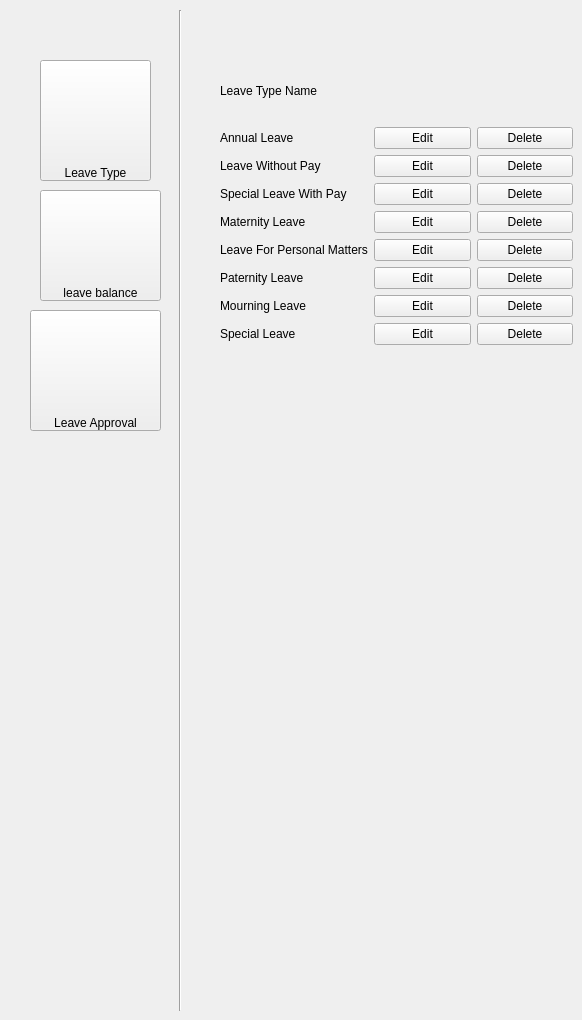
      <widget class="QWidget" name="page_2">
       <widget class="Line" name="line_25">
        <property name="geometry">
         <rect>
          <x>170</x>
          <y>10</y>
          <width>21</width>
          <height>1001</height>
         </rect>
        </property>
        <property name="styleSheet">
         <string notr="true"/>
        </property>
        <property name="orientation">
         <enum>Qt::Vertical</enum>
        </property>
       </widget>
       <widget class="QWidget" name="layoutWidget">
        <property name="geometry">
         <rect>
          <x>220</x>
          <y>60</y>
          <width>353</width>
          <height>285</height>
         </rect>
        </property>
        <layout class="QGridLayout" name="gridLayout">
         <item row="0" column="0">
          <widget class="QLabel" name="label_211">
           <property name="text">
            <string>Leave Type Name</string>
           </property>
          </widget>
         </item>
         <item row="1" column="0">
          <widget class="QLabel" name="label_212">
           <property name="text">
            <string>Annual Leave</string>
           </property>
          </widget>
         </item>
         <item row="1" column="1">
          <widget class="QPushButton" name="pushButton_90">
           <property name="text">
            <string>Edit</string>
           </property>
          </widget>
         </item>
         <item row="1" column="2">
          <widget class="QPushButton" name="pushButton_91">
           <property name="text">
            <string>Delete</string>
           </property>
          </widget>
         </item>
         <item row="2" column="0">
          <widget class="QLabel" name="label_213">
           <property name="text">
            <string>Leave Without Pay</string>
           </property>
          </widget>
         </item>
         <item row="2" column="1">
          <widget class="QPushButton" name="pushButton_92">
           <property name="text">
            <string>Edit</string>
           </property>
          </widget>
         </item>
         <item row="2" column="2">
          <widget class="QPushButton" name="pushButton_93">
           <property name="text">
            <string>Delete</string>
           </property>
          </widget>
         </item>
         <item row="3" column="0">
          <widget class="QLabel" name="label_214">
           <property name="text">
            <string>Special Leave With Pay</string>
           </property>
          </widget>
         </item>
         <item row="3" column="1">
          <widget class="QPushButton" name="pushButton_94">
           <property name="text">
            <string>Edit</string>
           </property>
          </widget>
         </item>
         <item row="3" column="2">
          <widget class="QPushButton" name="pushButton_95">
           <property name="text">
            <string>Delete</string>
           </property>
          </widget>
         </item>
         <item row="4" column="0">
          <widget class="QLabel" name="label_215">
           <property name="text">
            <string>Maternity Leave</string>
           </property>
          </widget>
         </item>
         <item row="4" column="1">
          <widget class="QPushButton" name="pushButton_96">
           <property name="text">
            <string>Edit</string>
           </property>
          </widget>
         </item>
         <item row="4" column="2">
          <widget class="QPushButton" name="pushButton_97">
           <property name="text">
            <string>Delete</string>
           </property>
          </widget>
         </item>
         <item row="5" column="0">
          <widget class="QLabel" name="label_232">
           <property name="text">
            <string>Leave For Personal Matters</string>
           </property>
          </widget>
         </item>
         <item row="5" column="1">
          <widget class="QPushButton" name="pushButton_98">
           <property name="text">
            <string>Edit</string>
           </property>
          </widget>
         </item>
         <item row="5" column="2">
          <widget class="QPushButton" name="pushButton_99">
           <property name="text">
            <string>Delete</string>
           </property>
          </widget>
         </item>
         <item row="6" column="0">
          <widget class="QLabel" name="label_233">
           <property name="text">
            <string>Paternity Leave</string>
           </property>
          </widget>
         </item>
         <item row="6" column="1">
          <widget class="QPushButton" name="pushButton_100">
           <property name="text">
            <string>Edit</string>
           </property>
          </widget>
         </item>
         <item row="6" column="2">
          <widget class="QPushButton" name="pushButton_101">
           <property name="text">
            <string>Delete</string>
           </property>
          </widget>
         </item>
         <item row="7" column="0">
          <widget class="QLabel" name="label_234">
           <property name="text">
            <string>Mourning Leave</string>
           </property>
          </widget>
         </item>
         <item row="7" column="1">
          <widget class="QPushButton" name="pushButton_102">
           <property name="text">
            <string>Edit</string>
           </property>
          </widget>
         </item>
         <item row="7" column="2">
          <widget class="QPushButton" name="pushButton_103">
           <property name="text">
            <string>Delete</string>
           </property>
          </widget>
         </item>
         <item row="8" column="0">
          <widget class="QLabel" name="label_235">
           <property name="text">
            <string>Special Leave</string>
           </property>
          </widget>
         </item>
         <item row="8" column="1">
          <widget class="QPushButton" name="pushButton_104">
           <property name="text">
            <string>Edit</string>
           </property>
          </widget>
         </item>
         <item row="8" column="2">
          <widget class="QPushButton" name="pushButton_105">
           <property name="text">
            <string>Delete</string>
           </property>
          </widget>
         </item>
        </layout>
       </widget>
       <widget class="QPushButton" name="pushButton_128">
        <property name="geometry">
         <rect>
          <x>30</x>
          <y>310</y>
          <width>131</width>
          <height>121</height>
         </rect>
        </property>
        <property name="styleSheet">
         <string notr="true">background:url(:/approve/approval.png);
background-repeat:no-repeat;
height:12px;
text-align:bottom;</string>
        </property>
        <property name="text">
         <string>Leave Approval</string>
        </property>
       </widget>
       <widget class="QPushButton" name="pushButton_129">
        <property name="geometry">
         <rect>
          <x>40</x>
          <y>190</y>
          <width>121</width>
          <height>111</height>
         </rect>
        </property>
        <property name="styleSheet">
         <string notr="true">background:url(:/balance/balance.png);
background-repeat:no-repeat;
height:12px;
text-align:bottom;</string>
        </property>
        <property name="text">
         <string>leave balance</string>
        </property>
       </widget>
       <widget class="QPushButton" name="pushButton_116">
        <property name="geometry">
         <rect>
          <x>40</x>
          <y>60</y>
          <width>111</width>
          <height>121</height>
         </rect>
        </property>
        <property name="styleSheet">
         <string notr="true">background:url(:/type/leave.png);
background-repeat:no-repeat;
height:12px;
text-align:bottom;</string>
        </property>
        <property name="text">
         <string>Leave Type</string>
        </property>
       </widget>
      </widget>
